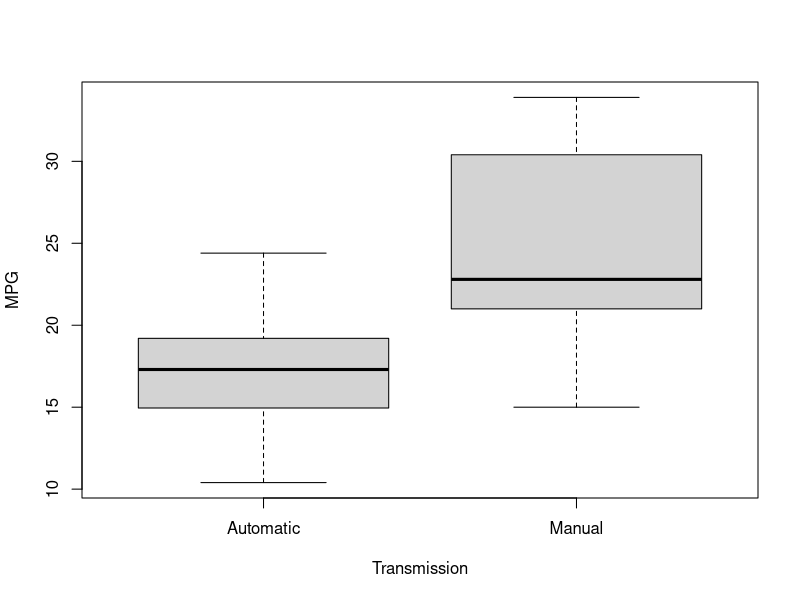
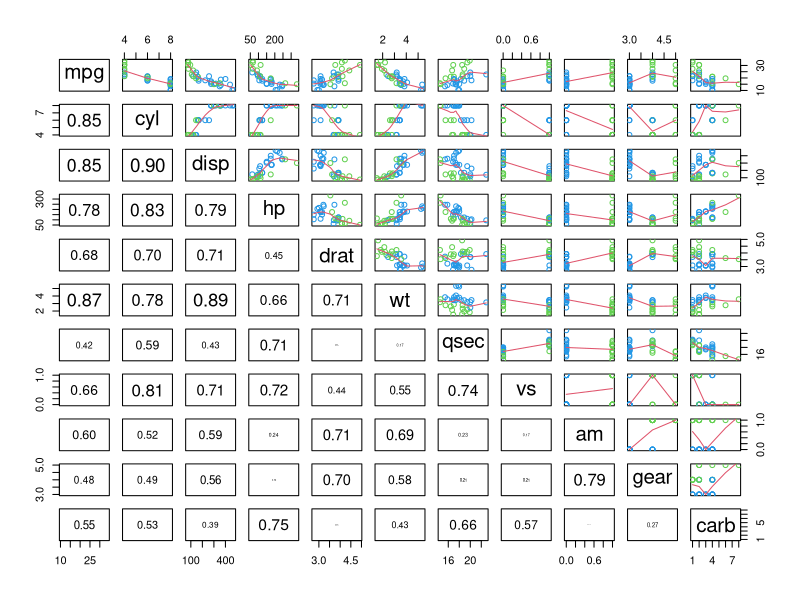
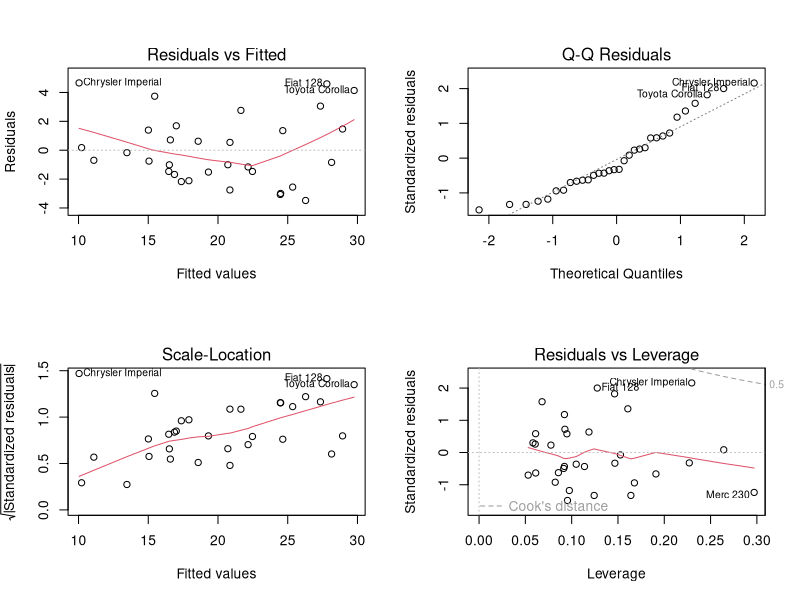

Generate these figures, in order, with R:
## ---- chunk 1
# Prepare data
library(datasets)
cars <- mtcars
cars$am <- factor(mtcars$am, labels=c("Automatic", "Manual"))
cars$cyl <- factor(mtcars$cyl)
cars$vs <- factor(mtcars$vs)
## ---- chunk 2
lm1 <- lm(mpg ~ am, data=cars)
summary(lm1)$coef; summary(lm1)$adj.r.squared;
## ---- chunk 3
lm2 <- lm(mpg ~ ., data=cars)
slm2 <- step(lm2, direction="both")
## ---- chunk 4
summary(slm2)$coef; summary(slm2)$adj.r.squared
## ---- chunk 5
anova(lm1, slm2)
## ---- chunk 6
par(mfrow=c(1,1))
levpts <- hatvalues(slm2)
head(sort(abs(levpts),decreasing=TRUE),3)
cooksd <- cooks.distance(slm2)
head(sort(cooksd,decreasing=TRUE),3)
## ---- chunk 7
boxplot(mpg ~ am, data=cars, xlab="Transmission", ylab="MPG")
## ---- chunk 8
## put (absolute) correlations on the panel,
## with size proportional to the correlations.
panel.cor <- function(x, y, digits = 2, prefix = "", cex.cor, ...)
{
    usr <- par("usr"); on.exit(par(usr))
    par(usr = c(0, 1, 0, 1))
    r <- abs(cor(x, y))
    txt <- format(c(r, 0.123456789), digits = digits)[1]
    txt <- paste0(prefix, txt)
    if(missing(cex.cor)) cex.cor <- 0.8/strwidth(txt)
    text(0.5, 0.5, txt, cex = cex.cor * r)
}
pairs(mtcars, upper.panel=panel.smooth, lower.panel=panel.cor, col=3 + (mtcars$am == 0))
## ---- chunk 9
par(mfrow=c(2,2))
plot(slm2)
## ---- chunk 10
# Prepare data
library(datasets)
cars <- mtcars
cars$am <- factor(mtcars$am, labels=c("Automatic", "Manual"))
cars$cyl <- factor(mtcars$cyl)
cars$vs <- factor(mtcars$vs)
